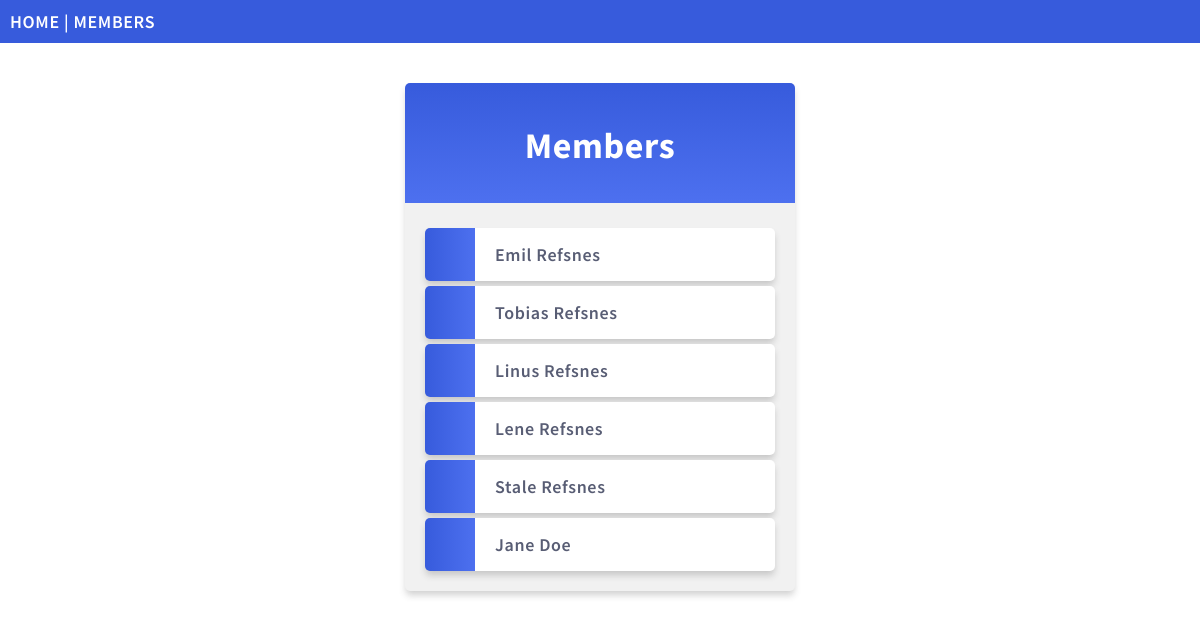
Screenshot of /member_list with the database file from the repository.
### members/models.py (models this page shows, shortened)
class Members(models.Model):
    firstname = models.CharField(max_length=255)
    lastname = models.CharField(max_length=255)
    phone = models.IntegerField(null=True)
    joined_date = models.DateField(null=True)

### members/views.py (the view)
# urls.py: path('member_list', views.members, name='members'),
def members(request):
    members = Members.objects.all()
    dict = {'members': members}
    return render(request, 'member_list.html', context=dict)

### members/templates/member_list.html (shortened to what this page needs)
{% extends 'master.html' %}
{% block content %}
  <div class="mycard">
    <h1>Members</h1>
    <ul>
      {% for x in members %}
        <li onclick="window.location = 'details/{{ x.id }}'">{{ x.firstname }} {{ x.lastname }}</li>
      {% endfor %}
    </ul>
  </div>
{% endblock %}

### members/templates/master.html (shortened to what this page needs)
{% load static %}
<!DOCTYPE html>
<html>
<head>
  <link rel="stylesheet" type="text/css" href="{% static 'members/mystyle.css' %}">
</head>
<body>
    <div class="topnav">
        <a href="/">HOME</a> |
        <a href="{% url 'members' %}">MEMBERS</a>
      </div>
{% block content %}
{% endblock %}
</body>
</html>

### members/static/members/mystyle.css (style rules this page uses)
body { margin:0; font: 600 18px 'Source Sans Pro', sans-serif; letter-spacing: 0.64px; color: #585d74; }
.topnav { background-color:#375BDC; color:#ffffff; padding:10px; }
.topnav a:link, .topnav a:visited { text-decoration: none; color: #ffffff; }
.mycard { background-color: #f1f1f1; background-image: linear-gradient(to bottom, #375BDC, #4D70EF); background-size: 100% 120px; background-repeat: no-repeat; margin: 40px auto; width: 350px; border-radius: 5px; box-shadow: 0 5px 7px -1px rgba(51, 51, 51, 0.23); padding: 20px; }
.mycard h1 { text-align: center; color:#ffffff; margin:20px 0 60px 0; }
ul { list-style-type: none; padding: 0; margin: 0; }
li { background-color: #ffffff; background-image: linear-gradient(to right, #375BDC, #4D70EF); background-size: 50px 60px; background-repeat: no-repeat; cursor: pointer; transition: transform .25s; border-radius: 5px; box-shadow: 0 5px 7px -1px rgba(51, 51, 51, 0.23); padding: 15px; padding-left: 70px; margin-top: 5px; }
a:link, a:visited { color: #375BDC; }

### rows the page displays
Members: firstname "Emil", lastname "Refsnes"
Members: firstname "Tobias", lastname "Refsnes"
Members: firstname "Linus", lastname "Refsnes"
Members: firstname "Lene", lastname "Refsnes"
Members: firstname "Stale", lastname "Refsnes"
Members: firstname "Jane", lastname "Doe"
